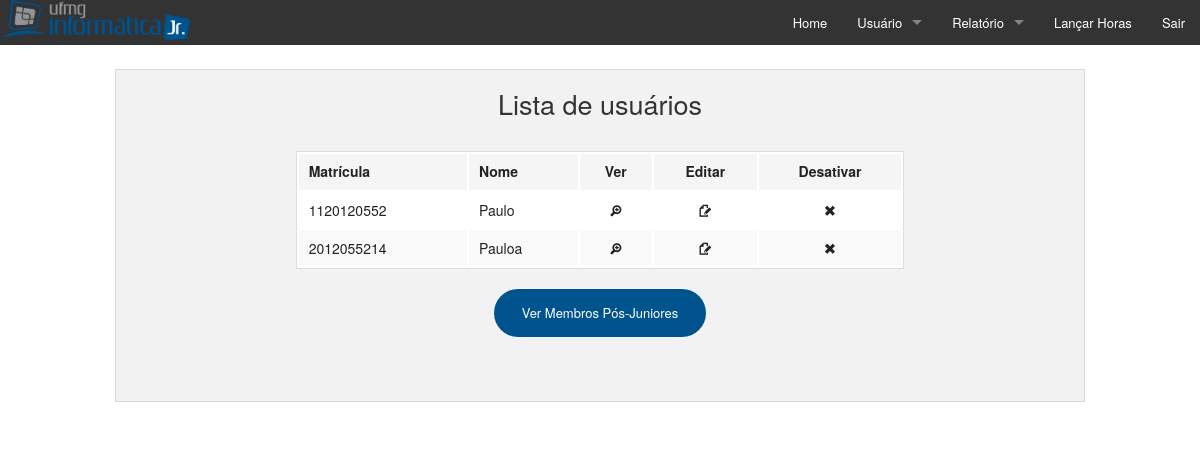
The app's page /pages/listar_usuarios.php, older data.
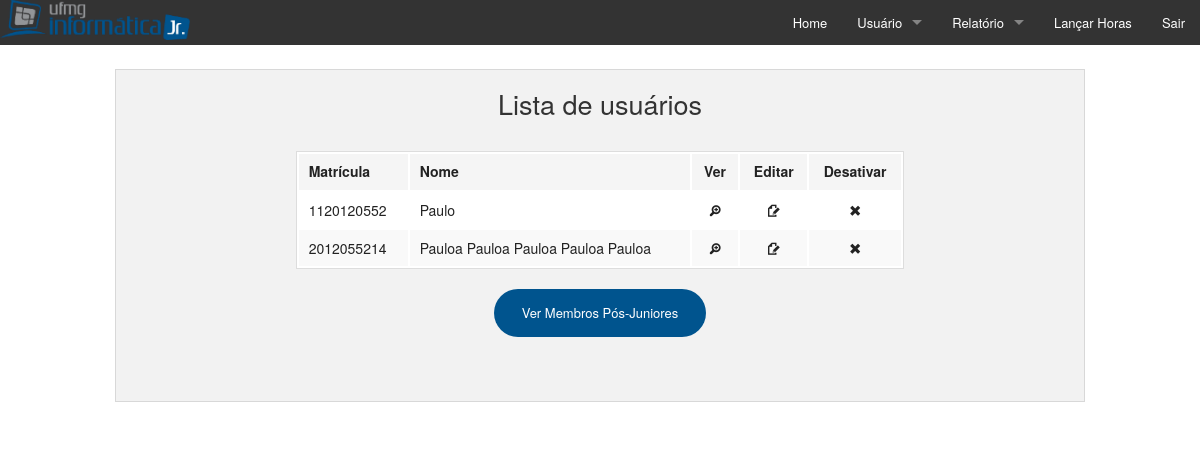
The same page, newer data.
### tables this page shows
CREATE TABLE IF NOT EXISTS `usuarios` (
  `matr` char(10) NOT NULL,
  `nome` varchar(50) NOT NULL,
  `senha` varchar(256) NOT NULL,
  `email_pessoal` char(50) NOT NULL,
  `email_profissional` varchar(50) NOT NULL,
  `diretoria` int(11) DEFAULT NULL,
  `cargo` char(30) DEFAULT NULL,
  `permissao` int(6) NOT NULL COMMENT 'admin ou comum',
  `conectado` int(11) NOT NULL COMMENT '1=CONECTADO; 0=NÃO CONECTADO',
  `ingresso_faculdade` varchar(6) NOT NULL,
  `data_criacao` datetime NOT NULL,
  `data_desligamento` datetime NOT NULL,
  PRIMARY KEY (`matr`),
  UNIQUE KEY `email` (`email_pessoal`),
  KEY `diretoria` (`diretoria`),
  KEY `permissao` (`permissao`)
);

### pages/listar_usuarios.php (the view, shortened to what this page needs)
<!doctype html>
<?php
	require_once("connect/testmysql_p.php");
	$sql = "SELECT `matr`, `nome` FROM `usuarios` ORDER BY `cargo` ASC, `nome` ASC";
	if (isset($sql))
		if (!mysqli_query($conn, $sql)) {
	  		$msg_erro = "Não foi possível realizar essa operação.";
		} else {
			$result = mysqli_query($conn, $sql);
		}
?>
<html class="no-js" lang="en">
<head>
	<link rel="stylesheet" href="../css/foundation.css" />
	<link rel="stylesheet" href="../foundation-icons/foundation-icons.css" />
	<link rel="stylesheet" href="../foundation-icons/ foundation-icons.[eot/ttf/svg/woff]" />
</head>
<body>
	<br>
	<div class="row">
		<div class="large-12 medium-10 large-push-0 medium-push-1 columns">
			<div class="panel">
				<h3 class="text-center">Lista de usuários</h3>
				<br>
				<div class="row">
					<div class="large-8 push-2 columns">
						<table class="large-12">
							<thead>
								<tr>
									<th>Matrícula</th>
									<th>Nome</th>
									<th class="text-center">Ver</th>
									<th class="text-center">Editar</th>
									<th class="text-center">Desativar</th>
								</tr>
							</thead>
							<tbody>
								<?php
									while ($row = mysqli_fetch_assoc($result)) {
									    echo "<tr>".
											"<td>".$row['matr']."</td>".
											"<td>".$row['nome']."</td>".
											"<td class='text-center'><i class='fi-zoom-in'></td>".
											"<td class='text-center'><i class='fi-page-edit'></i></td>".
											"<td class='text-center'><i class='fi-x'></td>".
										"</tr>";
									}
								?>
							</tbody>
						</table>
						<div class="row">
							<div class="large-12 medium-12 small-12 columns text-center">
								<a href="pages/home.php" class="small round button">Ver Membros Pós-Juniores </a>
							</div>
						</div>
					</div>
				</div>
				<br>
		</div>
	</div>
</div>
</body>
</html>

Row changes from the older to the newer data that the page shows:
changed usuarios id 2012055214: nome "Pauloa" → "Pauloa Pauloa Pauloa Pauloa Pauloa"
